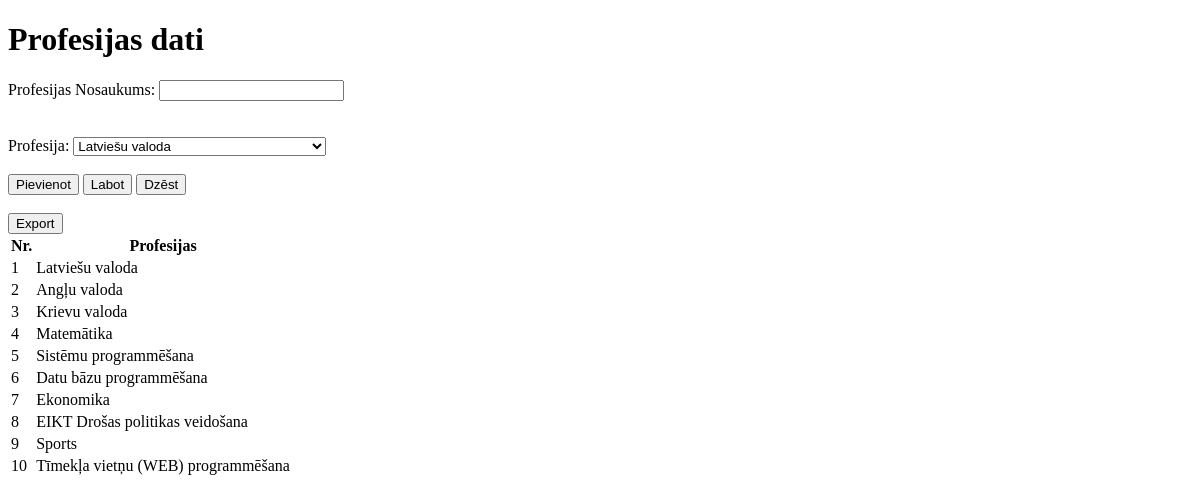
/Pages/professions_page.php, run on the app's committed database.
### tables this page shows
CREATE TABLE professions (
	id_profession INT AUTO_INCREMENT PRIMARY KEY,
	names VARCHAR(255) NOT NULL);

### services/professions_service.php (called while the page is built, shortened)
<?php
    class ProfessionsService{
        private $table = "professions";
        public function getAllProfessions($conn):array{
            $sql = "SELECT * FROM ".$this->table;
            $professions = array();
            $result = $conn->query($sql);
            while($row = $result->fetch_object()){
                $id = $row->id_profession;
                $names = $row->names;
                $this->profession = new Courses($names);
                $this->profession->setID($id);
                array_push($professions, $this->profession);
            }
            return $professions;
        }
    }
?>

### data/courses.php (called while the page is built, shortened)
<?php
    class Courses{
        private $Cnames;
        public function __construct($Cnames){
            $this->Cnames = $Cnames;
        }
        public function getNames(){
            return $this->Cnames;
        }
    }
?>

### Pages/professions_page.php (the view, shortened to what this page needs)
<!doctype html>
<html>
    <head>
        <link rel="stylesheet" href="css/style.css" />
        <?php
 include_once('extras/includes.php');
        $professionsService = new ProfessionsService();
        ?>
    </head>
    <body>
    <h1>Profesijas dati</h1>
            <form method="get">
                Profesijas Nosaukums: <input type="text" name="name" /><br>
                <br>
                <br>
                Profesija: <select name="profession">
                    <?php
                        $professions = $professionsService->getAllProfessions($conn);
                        foreach($professions as $p){
                            $names = $p->getNames();
                            echo "<option>$names</option>";
                        }
                    ?>
                </select>
                <br>
                <br>
                <input type="submit" name="newProfessions" value="Pievienot" />
                <input type="submit" name="editProfessions" value="Labot" />
                <input type="submit" name="deleteProfessions" value="Dzēst" />
            </form>
            <br>
            <form method="post" action="extras/export_profession.php">
             <input type="submit" name="export" class="btn btn-success" value="Export" />
            </form>
            <table>
                <tr>
                    <th>Nr.</th>
                    <th>Profesijas</th>
                </tr>
                <?php
                    $professions = $professionsService->getAllProfessions($conn);
                    $i = 1;
                    foreach($professions as $p){
                        $names = $p->getNames();
                        echo "<tr>
                                <td>$i</td>
                                <td>$names</td>
                            </tr>";
                        $i++;
                    }
                ?>
            </table>
                </body>
                </html>

### data on the page
professions: names "Latviešu valoda"
professions: names "Angļu valoda"
professions: names "Krievu valoda"
professions: names "Matemātika"
professions: names "Sistēmu programmēšana"
professions: names "Datu bāzu programmēšana"
professions: names "Ekonomika"
professions: names "EIKT Drošas politikas veidošana"
professions: names "Sports"
professions: names "Tīmekļa vietņu (WEB) programmēšana"

### other printed values
form field profession "Latviešu valoda"
